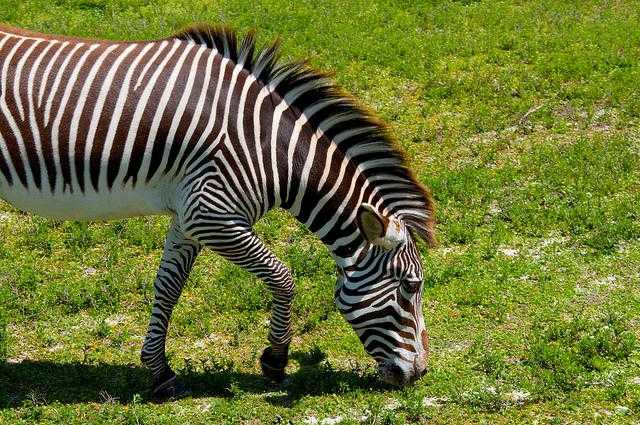
#> input picture pcgeneration/Materials/000000000034.jpg, 640 x 425 px
$ python -i cvfun.py   (imports and definitions only)
#> lines starting #> are read from the running program, lines starting #| are printed output that depends on the picture; after the words box and inside, x2 and y2 are one past the last pixel; in counts of white or black regions, pixels touching at a corner belong together
#> further down, picture is the input picture: shape (425, 640, 3); mean B, G, R 56, 116.5, 109.7
import open3d as o3d
import cv2
import numpy as np
from PIL import Image
# [66 lines left out: functions show, write, resizeImage, read_stereo_paremater, read_img, not called in this run]
def remap_img(image, map1, map2):
    rectified_image = cv2.remap(image, map1, map2, interpolation=cv2.INTER_LINEAR)
    return rectified_image
# [123 lines left out: functions remove_leaf, show_2d, specklefilter_dis, split_and_pad_images, assemble_disparity_map, not called in this run]
def apply_hsv_mask(image, lower_bound=[13, 37, 4], upper_bound=[179, 255, 255], kernel_size=(5, 5)):
    """
    Apply an HSV mask to the input image to isolate colors within a specified range.

    Args:
        image (numpy.ndarray): The input image in BGR format.
        lower_bound (list): Lower HSV bounds for masking.
        upper_bound (list): Upper HSV bounds for masking.
        kernel_size (tuple): Size of the morphological operation kernel.

    Returns:
        numpy.ndarray: The masked image with colors outside the HSV range removed.
    """
#> called with kernel_size = (5, 5)
    # Convert image to HSV color space
    image_hsv = cv2.cvtColor(image, cv2.COLOR_BGR2HSV)
#> image_hsv: shape (425, 640, 3); mean H, S, V 38.1, 150.5, 120.8

    # Define HSV bounds
    lower_bound = np.array(lower_bound)
    upper_bound = np.array(upper_bound)

    # Create a mask based on the HSV bounds
    mask = cv2.inRange(image_hsv, lower_bound, upper_bound)
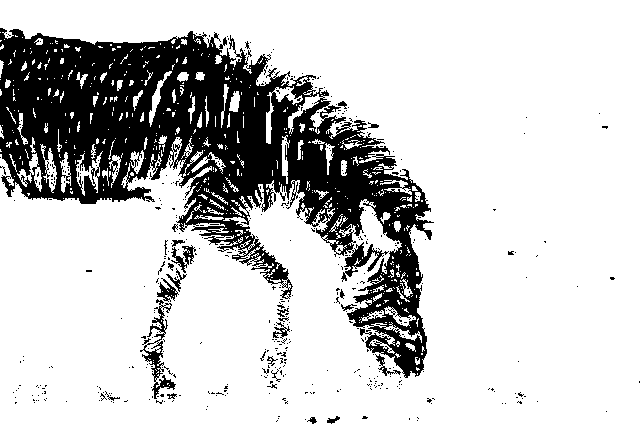
#> mask: shape (425, 640); 78.4% white; 470 black regions (446 under 20 px), largest, box (x1, y1, x2, y2) and area: (0, 28, 434, 378) 55249, (140, 299, 176, 399) 807, (171, 245, 196, 273) 258
    kernel = np.ones(kernel_size, np.uint8)

    # Apply morphological operations to clean up the mask
    mask = cv2.morphologyEx(mask, cv2.MORPH_CLOSE, kernel)
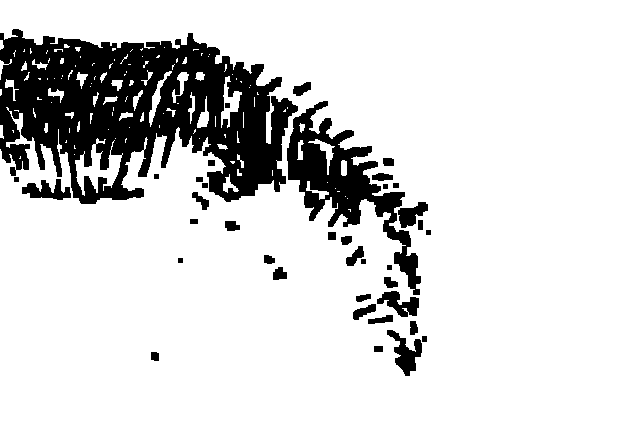
#> mask: shape (425, 640); 84.2% white; 38 black regions, largest, box (x1, y1, x2, y2) and area: (0, 29, 298, 204) 30857, (287, 101, 421, 295) 7355, (387, 330, 422, 376) 710
    mask = cv2.morphologyEx(mask, cv2.MORPH_OPEN, kernel)
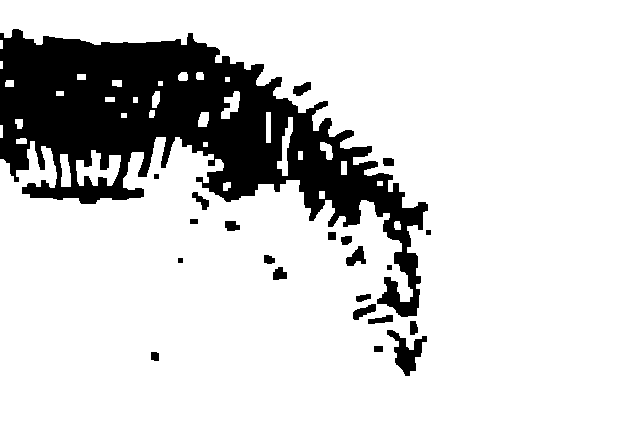
#> mask: shape (425, 640); 82.9% white; 22 black regions, largest, box (x1, y1, x2, y2) and area: (0, 29, 428, 317) 43915, (387, 330, 427, 376) 769, (346, 246, 366, 266) 228
    mask = cv2.erode(mask, kernel)
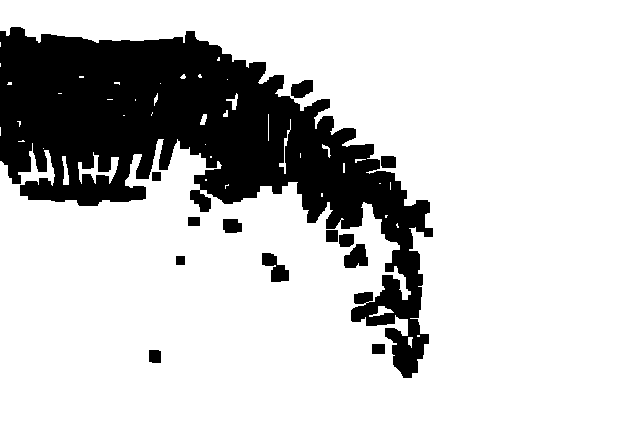
#> mask: shape (425, 640); 79% white; 13 black regions, largest, box (x1, y1, x2, y2) and area: (0, 27, 433, 378) 54780, (262, 253, 289, 282) 439, (344, 244, 368, 268) 416
    mask = cv2.dilate(mask, kernel)

    # Apply the mask to the original image
    result = cv2.bitwise_and(image, image, mask=mask)
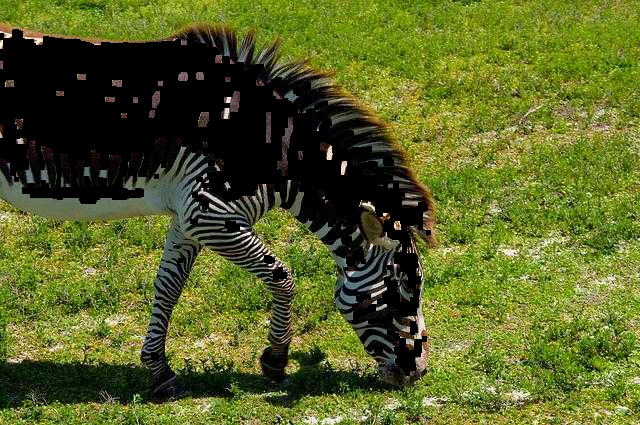
#> result: shape (425, 640, 3); mean B, G, R 37.5, 97, 87.7
    return result
# [113 lines left out: functions compute_point_cloud_from_stereo, compute_point_cloud_with_padding, not called in this run]

>>> import cv2
>>> picture = cv2.imread('Materials/000000000034.jpg')
>>> result = apply_hsv_mask(picture)
